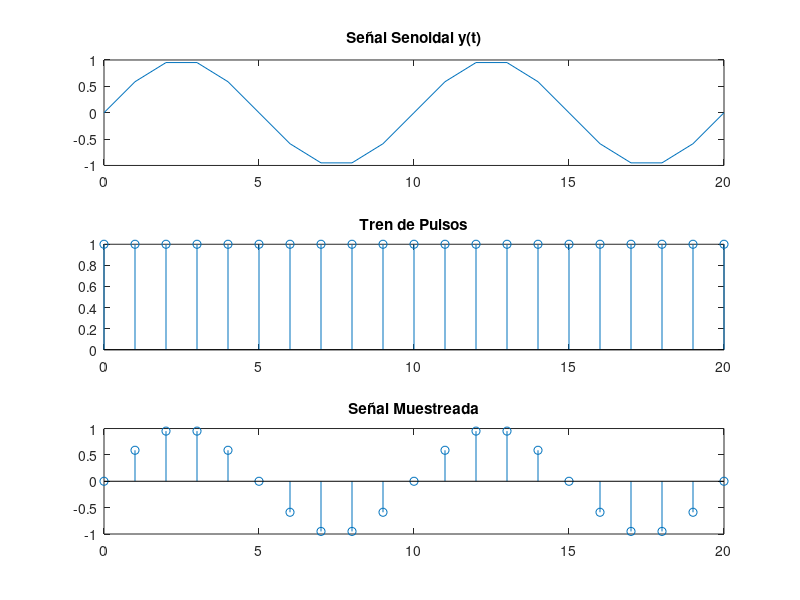

The MATLAB source for this figure:
n=0:1:20;
d=(n==0:1:20);
f=1000;
fs=10000;
b=sin(2*pi*(f/fs)*n);
y=d.*b;
subplot(3,1,1)
plot(n,b);
title('Señal Senoidal y(t)');
subplot(3,1,2)
stem(n,d);
title('Tren de Pulsos');
subplot(3,1,3)
stem(n,y);
title('Señal Muestreada')